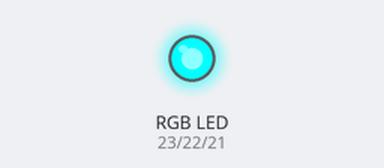
Simulated run of this sketch. Board: Arduino Mega 2560, built with avr-gcc and run on an emulated ATmega2560. Parts: an RGB LED mixed from three pins (HIGH = lit).

Above: at 0.2 s.
At 1.8 s:
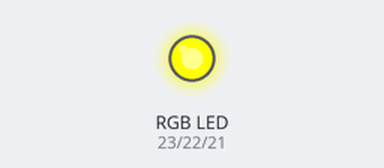
At 2.6 s:
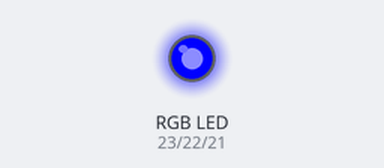
At 3.0 s:
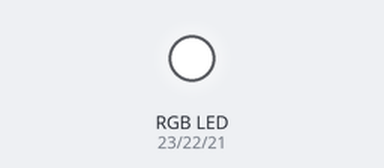
At 4.2 s:
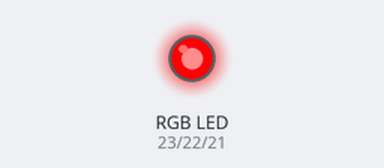
At 5.8 s:
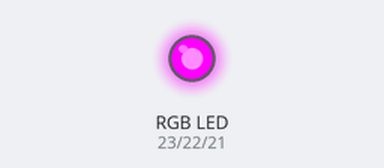
Timing chart, 0 to 6.2 s (numbered marks = the images above):
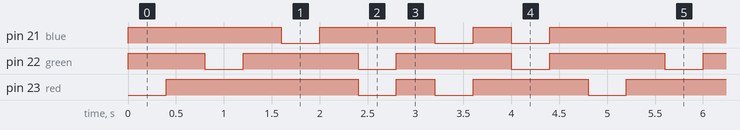

The sketch:

rgb_led_simple.ino
```cpp
int red = 23;
int green = 22;
int blue = 21;

// the setup routine runs once when you press reset:
void setup()
{
// initialize the digital pin as an output.
pinMode(red, OUTPUT);
pinMode(green, OUTPUT);
pinMode(blue, OUTPUT);
digitalWrite(red, HIGH);
digitalWrite(green, HIGH);
digitalWrite(blue, HIGH);
}

// the loop routine runs over and over again forever:
void loop() {
digitalWrite(red, LOW); // turn the LED on
delay(400); // wait for a second
digitalWrite(red, HIGH); // turn the LED off by making the voltage LOW
delay(400); // wait for a second
digitalWrite(green, LOW); // turn the LED on
delay(400); // wait for a second
digitalWrite(green, HIGH); // turn the LED off by making the voltage LOW
delay(400); // wait for a second
digitalWrite(blue, LOW); // turn the LED on
delay(400); // wait for a second
digitalWrite(blue, HIGH); // turn the LED off by making the voltage LOW
delay(400); // wait for a second
digitalWrite(red, LOW); // turn the LED on
digitalWrite(green, LOW); // turn the LED on
delay(400); // wait for a second
digitalWrite(red, HIGH); // turn the LED off by making the voltage LOW
digitalWrite(green, HIGH); // turn the LED off by making the voltage LOW
delay(400); // wait for a second
digitalWrite(red, LOW); // turn the LED on
digitalWrite(blue, LOW); // turn the LED on
delay(400); // wait for a second
digitalWrite(red, HIGH); // turn the LED off by making the voltage LOW
digitalWrite(blue, HIGH); // turn the LED off by making the voltage LOW
delay(400); // wait for a second
digitalWrite(green, LOW); // turn the LED on
digitalWrite(blue, LOW); // turn the LED on
delay(400); // wait for a second
digitalWrite(green, HIGH); // turn the LED off by making the voltage LOW
digitalWrite(blue, HIGH); // turn the LED off by making the voltage LOW
delay(400); // wait for a second
}
```

Measured:
- by itself, pin 21 (blue): repeats every 4.8 s: HIGH 1.2 s, LOW 0.40 s, HIGH 0.40 s, LOW 0.40 s, HIGH 2.0 s, LOW 0.40 s
- by itself, pin 22 (green): alternates HIGH for 1.2 s and LOW for 0.40 s
- by itself, pin 23 (red): repeats every 4.8 s: LOW 0.40 s, HIGH 0.40 s, LOW 0.40 s, HIGH 1.2 s, LOW 0.40 s, HIGH 2.0 s
